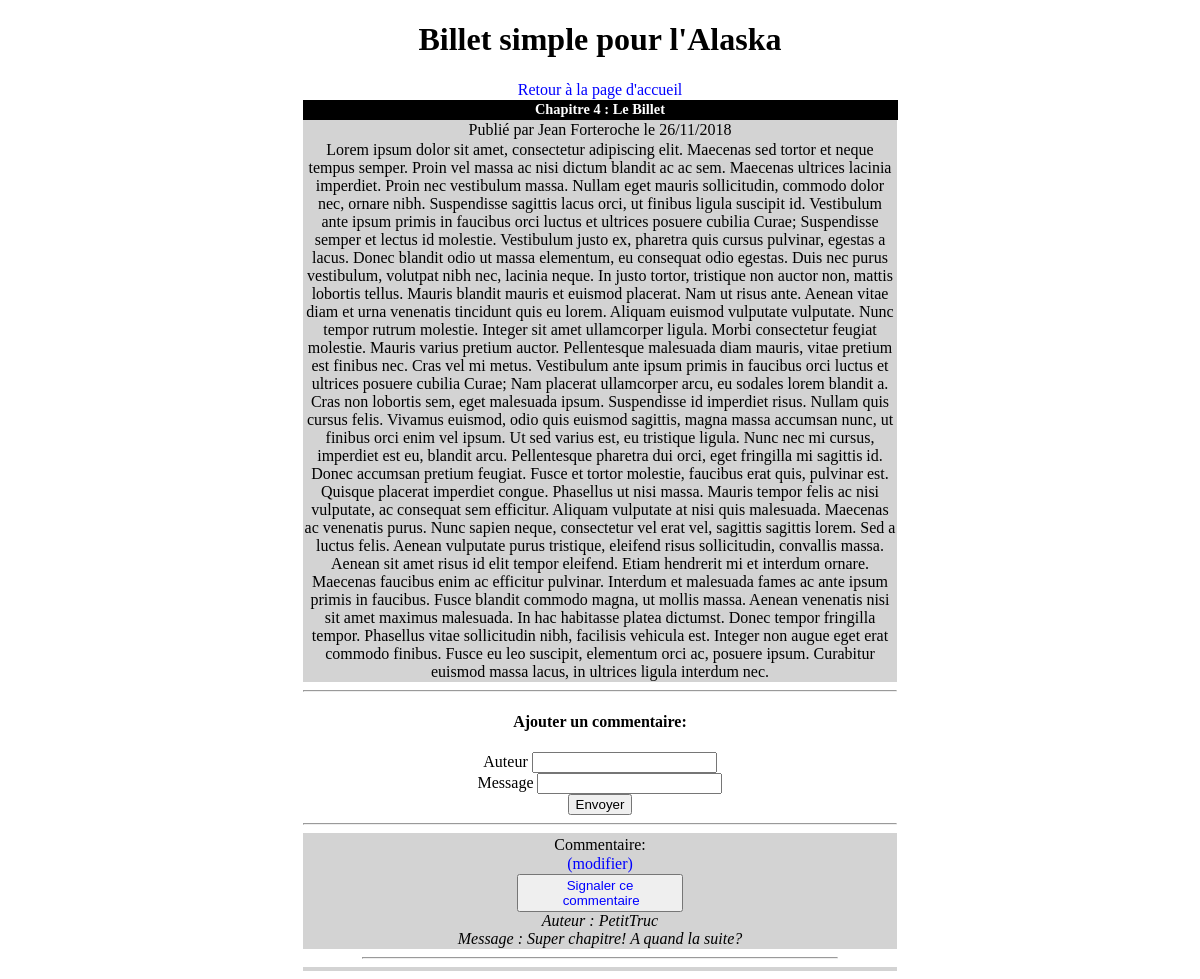
The page /index.php?action=post&id=4 on the database its author committed.
### tables this page shows
CREATE TABLE IF NOT EXISTS `posts` (
  `id` int(11) NOT NULL AUTO_INCREMENT,
  `author` text NOT NULL,
  `title` varchar(255) NOT NULL,
  `content` text NOT NULL,
  `textresum` text NOT NULL,
  `creation_date` datetime NOT NULL,
  PRIMARY KEY (`id`)
);

CREATE TABLE IF NOT EXISTS `comments` (
  `id` int(11) NOT NULL AUTO_INCREMENT,
  `post_id` int(11) NOT NULL,
  `author` varchar(255) NOT NULL,
  `comment` text NOT NULL,
  `comment_date` datetime NOT NULL,
  `reports` int(11) NOT NULL,
  PRIMARY KEY (`id`)
);

### Controler/PostControler.php (called while the page is built, shortened)
<?php
require_once('./Model/PostManager.php');
require_once('./Model/CommentManager.php');
class PostControler
{
    private $postManager;
    private $commentManager;
	public function __construct()
	{
		$this->postManager = new PostManager();
		$this->commentManager = new CommentManager();
	}
	public function getPost($postId, $success= false)
	{
        $post = $this->postManager->getPost($postId);
        $comments = $this->commentManager->getCommentsByPost($postId);
		require ('./View/PostView.php');
	}
}

### Model/Database.php (called while the page is built, shortened)
<?php
class Database {
	public function __construct(){
		try
        {
            $this-> db=new PDO('mysql:host=localhost;dbname=billetalaska;charset=utf8', 'root', '');
        }
        catch(Exception $e)
        {
            die('Erreur : '.$e->getMessage());
        }
    }
}

### Model/PostManager.php (called while the page is built, shortened)
<?php
require_once ('./Model/Database.php');
require_once ('./Model/PostClass.php');
class PostManager extends Database
{
    public function getPost($postId)
    {
        $req = $this -> db->prepare('SELECT id, title, author, content, DATE_FORMAT(creation_date, \'%d/%m/%Y\') AS creation_date FROM posts WHERE id = ?');
        $req->execute(array($postId));
        $dbPost = $req->fetch();
        $post = new PostClass($dbPost);
        return $post;
    }
}

### Model/model.php (called while the page is built, shortened)
<?php
class Model {
	public function hydrate ($donnees)
	{
		foreach ($donnees as $key => $value)
		{
			$method ='set'.ucfirst($key);
		}
	}
}

### Model/PostClass.php (called while the page is built, shortened)
<?php
require_once ('./Model/Model.php');
class PostClass extends Model {
	private $id;
	private $author;
	private $title;
	private $content;
	private $creation_date;
	public function getId(){
		return $this ->id;
	}
	public function getAuthor(){
		return $this ->author;
	}
	public function getTitle(){
		return $this ->title;
	}
	public function getContent(){
		return $this ->content;
	}
	public function getCreation_date(){
		return $this ->creation_date;
	}
	public function setId($id){
		$this->id = $id;
	}
	public function setAuthor($author){
		$this->author = $author;
	}
	public function setTitle($title){
		$this->title = $title;
	}
	public function setContent($content){
		$this->content = $content;
	}
	public function setCreation_date($creation_date){
		$this->creation_date = $creation_date;
	}
}

### Model/CommentManager.php (called while the page is built, shortened)
<?php
require_once ('./Model/Database.php');
require_once ('./Model/CommentClass.php');
class CommentManager extends Database
{
    public function getCommentsByPost($postId)
    {
       $req = $this -> db->prepare('SELECT id, post_id, author, comment, DATE_FORMAT(comment_date, \'%d/%m/%Y\') AS comment_date FROM comments WHERE post_id = :postId ORDER BY comment_date DESC LIMIT 0, 5');
       $req->execute(array(':postId' => $postId));
       $comments=array();
       while ($dbComment = $req->fetch()){
        $comment=new CommentClass($dbComment);
        $comments[] = $comment;
       }
        return $comments;
    }
}

### Model/CommentClass.php (called while the page is built, shortened)
<?php
require_once ('./Model/Model.php');
class CommentClass extends Model {
	private $id;
	private $author;
    private $comment;
	public function getId(){
		return $this->id;
	}
	public function getAuthor(){
		return $this->author;
	}
	public function getComment(){
		return $this->comment;
    }
	public function setId($id){
		$this->id = $id;
	}
	public function setAuthor($author){
		$this->author = $author;
	}
	public function setComment($comment){
		$this->comment = $comment;
    }
}

### View/PostView.php (the view, shortened to what this page needs)
<!DOCTYPE html>
<html>
<head>
	<link rel="stylesheet" type="text/css" href="./styles.css">
</head>
<body>
	<h1>Billet simple pour l'Alaska</h1>
	<a href="./index.php">Retour à la page d'accueil</a>
    <h3><strong><?=htmlspecialchars($post->getTitle())?></strong></h3>
    <p>Publié par <?=htmlspecialchars($post->getAuthor())?> le <?=htmlspecialchars($post->getCreation_date())?></p>
    <div>
        <p><?= $post->getContent() ?><br/></p>
    </div>
    <hr width="50%"/>
    <div>
        <h4>Ajouter un commentaire: </h4>
        <form method="post" action=<?='index.php?action=addComment&id=' .$post->getId()?> >
            <label for='author'>Auteur </label><input type="text" name="author" id="author"/><br/>
            <label for='message'>Message </label><input type="text" name="message" id="message"/><br/>
            <button type='submit'>Envoyer</button>
        </form>
        <hr width="50%"/>
           <p>
            <?php foreach($comments as $comment) {?>
                <p>Commentaire: <a href=<?= "index.php?action=editComment&id=".$comment->getId() ?>>(modifier)</a>
                    <button type="submit"><a href=<?= "index.php?action=reportComment&id=".$comment->getId() ?>> Signaler ce commentaire</a></button><br/>
                    <i>Auteur : <?= $comment->getAuthor(); ?></i><br/>
                    <i>Message : <?= $comment->getComment(); ?></i><br/>
                    <hr width="40%"/>
                </p>
            <?php } ?>
            </p>
    </div>
</body>
</html>

### styles.css (style rules this page uses)
h1, h2, h3, h4 { text-align:center; width: auto; }
h3 { background-color:black; color:white; font-size:0.9em; margin: auto; padding: 1.5px 1.5px 1.5px 1.5px; text-align: center; width: 50%; }
p { background-color: lightgrey; margin-top:3px; margin:auto; padding: 1px 1px 1px 1px; text-align: center; width: 50%; }
a { display:block; text-align:center; color:blue; text-decoration:none; margin:auto; width:50%; padding:1px 1px 1px 1px; }
form { text-align: center; margin: auto; padding: auto; }

### rows shown on the page
posts: title "Chapitre 4 : Le Billet", author "Jean Forteroche", content "Lorem ipsum dolor sit amet, consectetur adipiscing elit. Maecenas sed tortor et neque tempus semper. Proin vel massa ac nisi dictum blandit ac ac sem. Maecenas ultrices lacinia imperdiet. Proin nec vestibulum massa. Nullam eget mauris sollicitudin, commodo dolor nec, ornare nibh. Suspendisse sagittis lacus orci, ut finibus ligula suscipit id. Vestibulum ante ipsum primis in faucibus orci luctus et ultrices posuere cubilia Curae; Suspendisse semper et lectus id molestie. Vestibulum justo ex, pharetra quis cursus pulvinar, egestas a lacus. Donec blandit odio ut massa elementum, eu consequat odio egestas. Duis nec purus vestibulum, volutpat nibh nec, lacinia neque. In justo tortor, tristique…"
comments: author "PetitTruc", comment "Super chapitre! A quand la suite?"

### other values the page prints
$post->getCreation_date() "26/11/2018"
